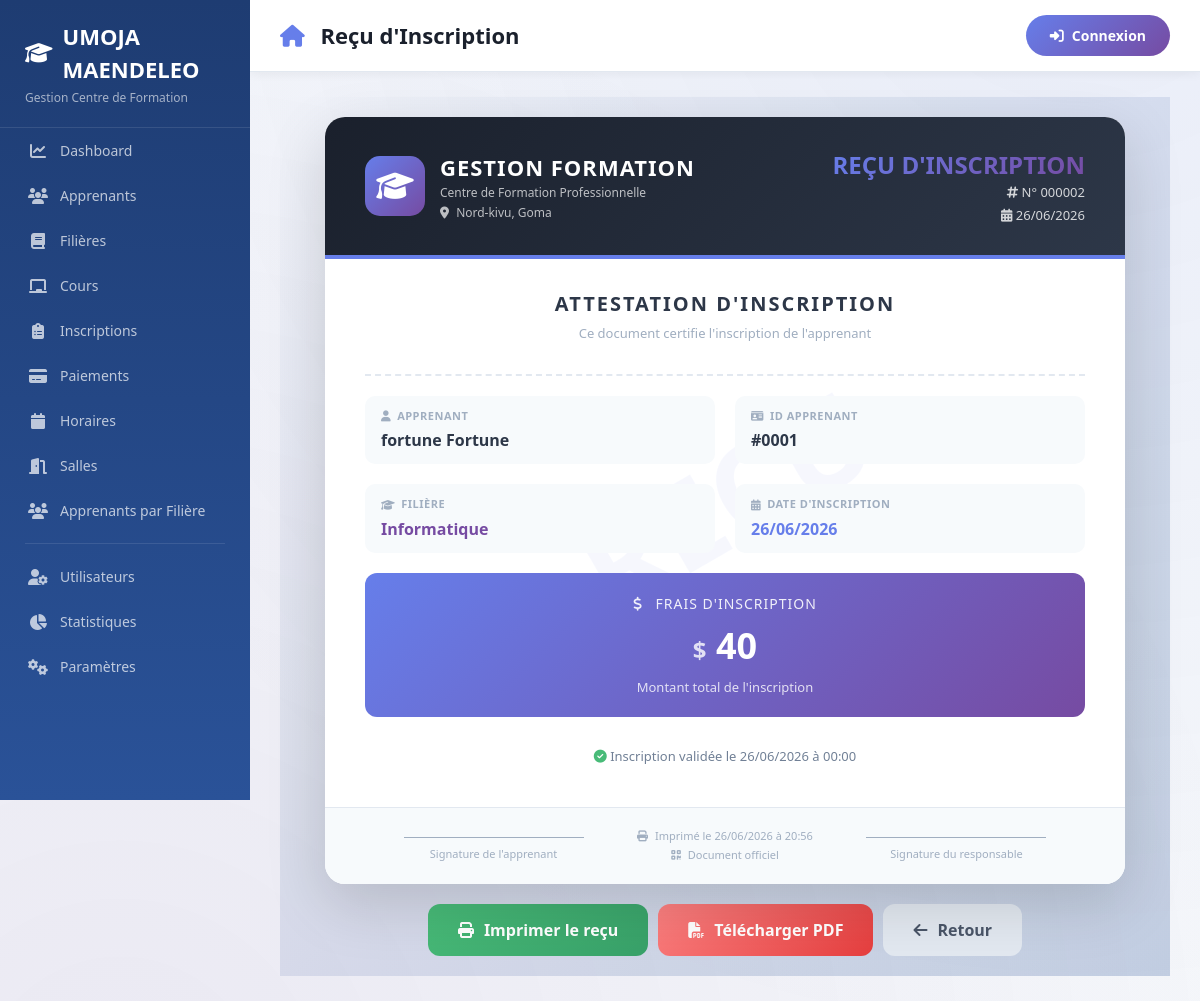
/pages/reçu.php?id=2, run on the app's committed database.
### tables this page shows
CREATE TABLE `inscription` (
  `id_inscription` int(11) NOT NULL,
  `date_inscription` date NOT NULL,
  `frais_inscription` decimal(10,2) DEFAULT NULL,
  `id_apprenant` int(11) DEFAULT NULL,
  `id_filiere` int(11) DEFAULT NULL
);

CREATE TABLE `apprenant` (
  `id_apprenant` int(11) NOT NULL,
  `nom` varchar(100) NOT NULL,
  `prenom` varchar(100) NOT NULL,
  `telephone` varchar(20) DEFAULT NULL,
  `adresse` varchar(255) DEFAULT NULL
);

CREATE TABLE `filiere` (
  `id_filiere` int(11) NOT NULL,
  `nom` varchar(100) NOT NULL,
  `duree` varchar(50) DEFAULT NULL,
  `frais_mensuel` decimal(10,2) DEFAULT NULL
);

### classes/Inscription.php (called while the page is built, shortened)
<?php
class Inscription {
    private $conn;
    private $table = 'inscription';
    public function __construct($db) {
        $this->conn = $db;
    }
    public function getById($id) {
        $query = "SELECT i.*, a.nom, a.prenom, f.nom as filiere_nom, f.frais_mensuel
                  FROM " . $this->table . " i
                  LEFT JOIN apprenant a ON i.id_apprenant = a.id_apprenant
                  LEFT JOIN filiere f ON i.id_filiere = f.id_filiere
                  WHERE i.id_inscription = :id";
        $stmt = $this->conn->prepare($query);
        $stmt->bindParam(':id', $id);
        $stmt->execute();
        return $stmt->fetch(PDO::FETCH_ASSOC);
    }
}

### pages/reçu.php (the view, shortened to what this page needs)
<?php
require_once __DIR__ . '/../classes/Inscription.php';
$database = new Database();
$db = $database->connect();
$inscription = new Inscription($db);
$id_inscription = (int)$_GET['id'];
$detail = $inscription->getById($id_inscription);
include __DIR__ . '/../includes/header.php';
?>
<div class="page-wrapper">
    <div class="content-wrapper">
        <div id="receipt-content">
            <div class="receipt-card">
                <div class="receipt-watermark">RECU</div>
                <div class="receipt-header">
                    <div class="logo-section">
                        <div class="logo-icon">
                            <i class="fas fa-graduation-cap"></i>
                        </div>
                        <div>
                            <div class="company-name">GESTION FORMATION</div>
                            <div class="company-sub">Centre de Formation Professionnelle</div>
                            <div class="company-sub" style="margin-top: 2px;">
                                <i class="fas fa-map-marker-alt me-1"></i> Nord-kivu, Goma
                            </div>
                        </div>
                    </div>
                    <div class="receipt-title">
                        <h2>REÇU D'INSCRIPTION</h2>
                        <div class="receipt-number">
                            <i class="fas fa-hashtag"></i>
                            N° <?php echo str_pad($id_inscription, 6, '0', STR_PAD_LEFT); ?>
                        </div>
                        <div class="receipt-number" style="margin-top: 3px;">
                            <i class="fas fa-calendar-alt"></i>
                            <?php echo date('d/m/Y'); ?>
                        </div>
                    </div>
                </div>
                <div class="receipt-body">
                    <div class="receipt-title-section">
                        <h3>Attestation d'Inscription</h3>
                        <div class="subtitle">Ce document certifie l'inscription de l'apprenant</div>
                    </div>
                    <hr class="receipt-divider">
                    <div class="receipt-info-grid">
                        <div class="receipt-info-item">
                            <div class="label"><i class="fas fa-user"></i> Apprenant</div>
                            <div class="value"><?php echo htmlspecialchars($detail['prenom'] . ' ' . $detail['nom']); ?></div>
                        </div>
                        <div class="receipt-info-item">
                            <div class="label"><i class="fas fa-id-card"></i> ID Apprenant</div>
                            <div class="value">#<?php echo str_pad($detail['id_apprenant'], 4, '0', STR_PAD_LEFT); ?></div>
                        </div>
                        <div class="receipt-info-item">
                            <div class="label"><i class="fas fa-graduation-cap"></i> Filière</div>
                            <div class="value text-purple"><?php echo htmlspecialchars($detail['filiere_nom']); ?></div>
                        </div>
                        <div class="receipt-info-item">
                            <div class="label"><i class="fas fa-calendar-alt"></i> Date d'inscription</div>
                            <div class="value text-blue"><?php echo date('d/m/Y', strtotime($detail['date_inscription'])); ?></div>
                        </div>
                    </div>
                    <div class="receipt-amount-box">
                        <div class="amount-label">
                            <i class="fas fa-dollar-sign me-2"></i>
                            Frais d'inscription
                        </div>
                        <div class="amount-value">
                            <span class="currency">$</span>
                            <?php echo number_format($detail['frais_inscription'], 0, ',', ' '); ?>
                        </div>
                        <div style="font-size: 13px; opacity: 0.8; margin-top: 5px;">
                            Montant total de l'inscription
                        </div>
                    </div>
                    <div style="text-align: center; padding: 10px 0; font-size: 13px; color: #718096;">
                        <i class="fas fa-check-circle" style="color: #48bb78;"></i>
                        Inscription validée le <?php echo date('d/m/Y à H:i', strtotime($detail['date_inscription'])); ?>
                    </div>
                </div>
                <div class="receipt-footer">
                    <div class="signature">
                        <div class="line"></div>
                        <div class="label">Signature de l'apprenant</div>
                    </div>
                    <div class="footer-info">
                        <div>
                            <i class="fas fa-print"></i>
                            Imprimé le <?php echo date('d/m/Y à H:i'); ?>
                        </div>
                        <div style="margin-top: 3px;">
                            <i class="fas fa-qrcode"></i>
                            Document officiel
                        </div>
                    </div>
                    <div class="signature">
                        <div class="line"></div>
                        <div class="label">Signature du responsable</div>
                    </div>
                </div>
            </div>
        </div>
        <div class="btn-group no-print">
            <button onclick="window.print()" class="btn-print">
                <i class="fas fa-print"></i>
                Imprimer le reçu
            </button>
            <button onclick="generatePDF()" class="btn-pdf">
                <i class="fas fa-file-pdf"></i>
                Télécharger PDF
            </button>
            <a href="inscription-detail.php?id=<?php echo $id_inscription; ?>" class="btn-back">
                <i class="fas fa-arrow-left"></i>
                Retour
            </a>
        </div>
    </div>
</div>
<?php include __DIR__ . '/../includes/footer.php'; ?>

### includes/header.php (style rules this page uses)
* { margin: 0; padding: 0; box-sizing: border-box; }
body { font-family: 'Segoe UI', Tahoma, Geneva, Verdana, sans-serif; background: #f5f7fa; min-height: 100vh; }

### data on the page
inscription: id_apprenant.nom "fortune Fortune", id_apprenant "0001", id_filiere.nom "Informatique", date_inscription "26/06/2026", frais_inscription "40", date_inscription "26/06/2026 à 00:00"

### other printed values
$page_title "Reçu d'Inscription"
str_pad($id_inscription, 6, '0', STR_PAD_LEFT) "000002"
